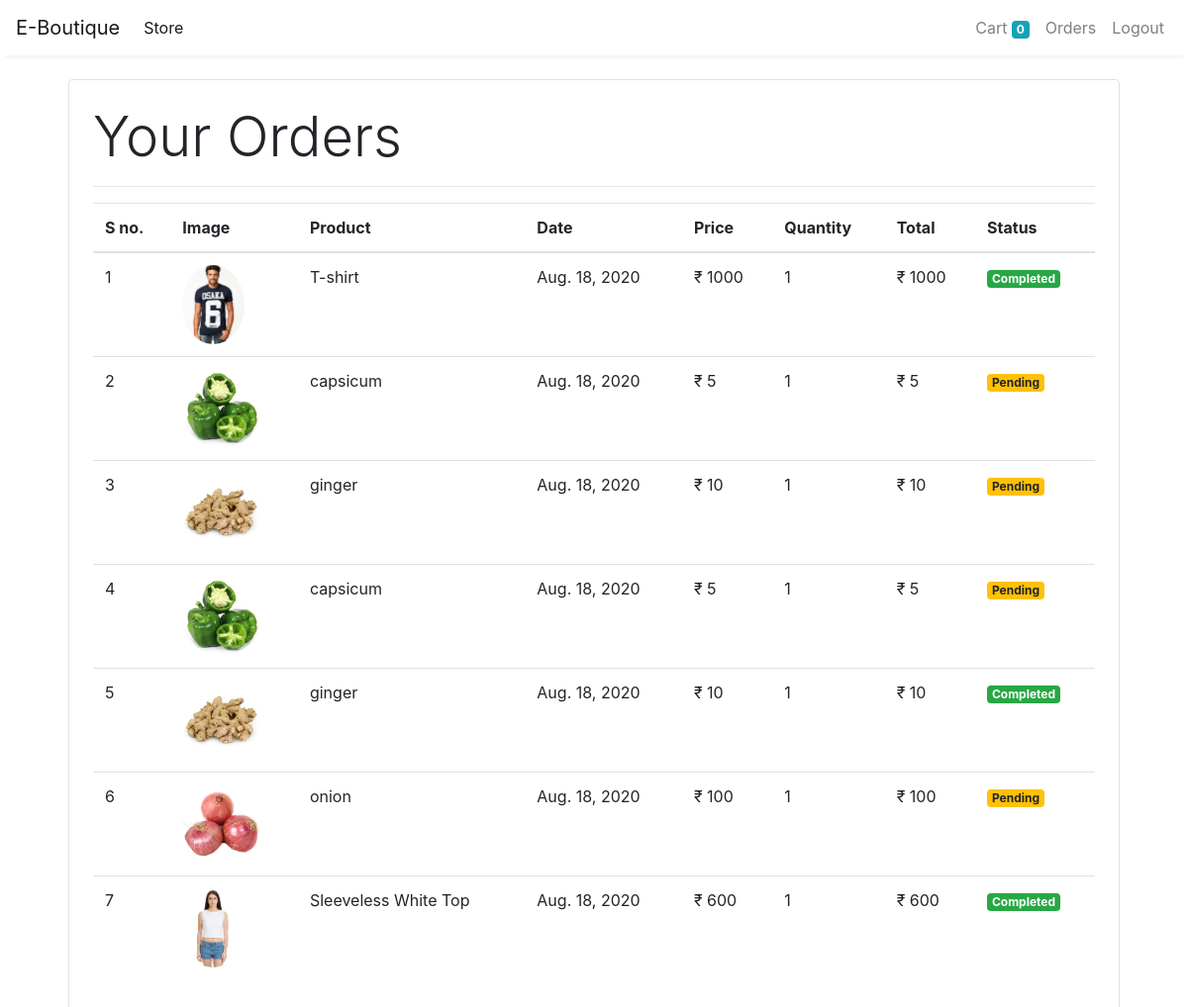
The app's page /orders/ (signed in) with its own data.
### store/models/orders.py (models this page shows, shortened)
class Order(models.Model):
    product = models.ForeignKey(Product, on_delete=models.CASCADE)
    customer = models.ForeignKey(Customer, on_delete=models.CASCADE)
    quantity = models.IntegerField(default=1)
    price = models.IntegerField()
    address = models.CharField(max_length=50, default='', blank=True)
    phone = models.CharField(max_length=50, default='', blank=True)
    date = models.DateField(default=datetime.datetime.today)
    status = models.BooleanField(default=False)
    @staticmethod
    def get_orders_by_customer(customer_id):
        return Order\
            .objects\
            .filter(customer=customer_id)\
            .order_by('-date')

### store/models/product.py (models this page shows, shortened)
class Product(models.Model):
    name = models.CharField(max_length=50)
    category = models.ForeignKey(Category, on_delete=models.CASCADE, default=1)
    price = models.IntegerField(default=0)
    description = models.CharField(max_length=200, default='', null=True, blank=True)
    image = models.ImageField(upload_to='uploads/products/')

### store/views/orders.py (the view)
# urls.py: path('orders/', OrderView.as_view(), name='orders'),
class OrderView(View):
    @method_decorator(auth_middleware)
    def get(self, request):
        customer = request.session.get('customer')
        orders = Order.get_orders_by_customer(customer)
        print(orders)
        return render(request, 'orders.html', {'orders': orders})

### store/templatetags/custom_filter.py (called while the page is built)
@register.filter(name='currency')
def currency(number):
    return "₹ " + str(number)

@register.filter(name='multiply')
def multiply(number, number1):
    return number * number1

### store/templates/orders.html
{% extends 'base.html' %}
{% block content %}
{% load cart %}
{% load custom_filter %}
<div class="container">
    <div class="border rounded p-4 m-4">
        <p class="display-4">Your Orders</p>
        <hr>
        <table class="table">
            <thead>
            <tr>
                <th>S no.</th>
                <th>Image</th>
                <th>Product</th>
                <th>Date</th>
                <th>Price</th>
                <th>Quantity</th>
                <th>Total</th>
                <th>Status</th>
            </tr>
            </thead>
            <tbody>
                  {% for order in orders %}
                  <tr>
                      <td>{{forloop.counter}}</td>
                      <td><img style="height:80px;" class="rounded-circle" src="{{order.product.image.url}}" alt=""></td>
                      <td>{{order.product.name}}</td>
                      <td>{{order.date}}</td>
                      <td>{{order.price|currency}}</td>
                      <td>{{order.quantity}}</td>
                      <td>{{order.quantity|multiply:order.price|currency}}</td>
                      {% if order.status %}
                      <td><small class="badge badge-success">Completed</small></td>
                      {% else %}
                      <td><small class="badge badge-warning">Pending</small></td>
                      {% endif %}
                  </tr>
                  {% endfor %}
            </tbody>
        </table>
    </div>
</div>
{% endblock %}

### store/templates/base.html (shortened to what this page needs)
<!doctype html>
<html lang="en">
{% load static %}
  <head>
    <link rel="stylesheet" href="{% static 'css/bootstrap.min.css' %}" type="text/css"/>
  </head>
  <body>
<nav class="one-edge-shadow sticky-top navbar navbar-expand-lg navbar-light bg-white">
  <a class="navbar-brand" href="/">E-Boutique</a>
  <div class="collapse navbar-collapse" id="navbarSupportedContent">
    <ul class="navbar-nav mr-auto">
        <li class="nav-item active">
          <a class="nav-link" href="/store">Store<span class="sr-only">(current)</span></a>
        </li>
    </ul>
    <ul class="navbar-nav my-2 my-lg-0">
      <li class="nav-item">
        <a class="nav-link" href="/cart">Cart
          <span class="badge badge-info">{{request.session.cart.keys|length}}</span>
        </a>
      </li>
      {% if request.session.customer %}
      <li class="nav-item">
        <a class="nav-link" href="/orders">Orders<span class="sr-only">(current)</span></a>
      </li>
      <li class="nav-item">
        <a class="nav-link" href="/logout">Logout<span class="sr-only">(current)</span></a>
      </li>
      {% endif %}
    </ul>
  </div>
</nav>
  {% block content %}{% endblock %}
  </body>
</html>

### store/templates/base.html (style rules this page uses)
nav { background-color: white; }
.one-edge-shadow { box-shadow: 0 8px 2px -5px rgb(246, 245, 245); }

### records on screen
Order: product.image (picture), product.name "T-shirt", date "Aug. 18, 2020", price "₹ 1000", quantity "1", quantity|multiply "₹ 1000", status "Completed"
Order: product.image (picture), product.name "capsicum", date "Aug. 18, 2020", price "₹ 5", quantity "1", quantity|multiply "₹ 5", status "Pending"
Order: product.image (picture), product.name "ginger", date "Aug. 18, 2020", price "₹ 10", quantity "1", quantity|multiply "₹ 10", status "Pending"
Order: product.image (picture), product.name "capsicum", date "Aug. 18, 2020", price "₹ 5", quantity "1", quantity|multiply "₹ 5", status "Pending"
Order: product.image (picture), product.name "ginger", date "Aug. 18, 2020", price "₹ 10", quantity "1", quantity|multiply "₹ 10", status "Completed"
Order: product.image (picture), product.name "onion", date "Aug. 18, 2020", price "₹ 100", quantity "1", quantity|multiply "₹ 100", status "Pending"
Order: product.image (picture), product.name "Sleeveless White Top", date "Aug. 18, 2020", price "₹ 600", quantity "1", quantity|multiply "₹ 600", status "Completed"

### other values on screen
{{ request.session.cart.keys|length }} "0"
